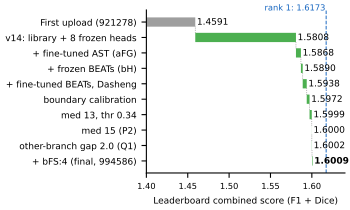

Here is the Python script that generated this plot:
"""Figure 1 of the Track 1 report: leaderboard bridge from our first upload to the final submission.

Each bar is labelled with the absolute leaderboard score of that upload (4 decimals, as Codabench reports); the
green length is the gain over the previous row. Submission ids and scores: models/fusion_*.json (candidate_of).
"""
import os
from decimal import ROUND_HALF_UP, Decimal

import matplotlib
matplotlib.use("Agg")
import matplotlib.pyplot as plt  # noqa: E402

STEPS = [("First upload (921278)", 1.4591),
         ("v14: library + 8 frozen heads", 1.5808),
         ("+ fine-tuned AST (aFG)", 1.5868),
         ("+ frozen BEATs (bH)", 1.58896),
         ("+ fine-tuned BEATs, Dasheng", 1.59382),
         ("boundary calibration", 1.59722),
         ("med 13, thr 0.34", 1.59992),
         ("med 15 (P2)", 1.6000),
         ("other-branch gap 2.0 (Q1)", 1.6002),
         ("+ bFS:4 (final, 994586)", 1.600895)]
RANK1 = 1.617289


def r4(v):
    return str(Decimal(str(v)).quantize(Decimal("0.0001"), rounding=ROUND_HALF_UP))


fig, ax = plt.subplots(figsize=(3.5, 2.1), dpi=300)
prev = 0.0
for i, (name, v) in enumerate(STEPS):
    base = i == 0
    lo, h = (1.40, v - 1.40) if base else (prev, v - prev)
    last = i == len(STEPS) - 1
    ax.barh(i, h, left=lo, height=0.6, color="#9e9e9e" if base else "#4caf50", edgecolor="none")
    ax.text(v + 0.002, i, r4(v), va="center", fontsize=6.5, fontweight="bold" if last else "normal")
    if not last:
        ax.plot([v, v], [i + 0.3, i + 0.7], color="#757575", lw=0.5, ls=":")
    prev = v
n = len(STEPS)
ax.axvline(RANK1, color="#1565c0", lw=0.7, ls="--")
ax.text(RANK1 - 0.001, -0.75, f"rank 1: {RANK1:.4f}", color="#1565c0", fontsize=6, ha="right")
ax.set_yticks(range(n), [s for s, _ in STEPS], fontsize=6.5)
ax.invert_yaxis()
ax.set_xlim(1.40, 1.64)
ax.set_xlabel("Leaderboard combined score (F1 + Dice)", fontsize=6.5)
ax.tick_params(axis="x", labelsize=6)
for s in ("top", "right"):
    ax.spines[s].set_visible(False)
fig.tight_layout(pad=0.3)
fig.savefig(os.path.join(os.path.dirname(os.path.abspath(__file__)), "fig_bridge.pdf"))
print("ok")
